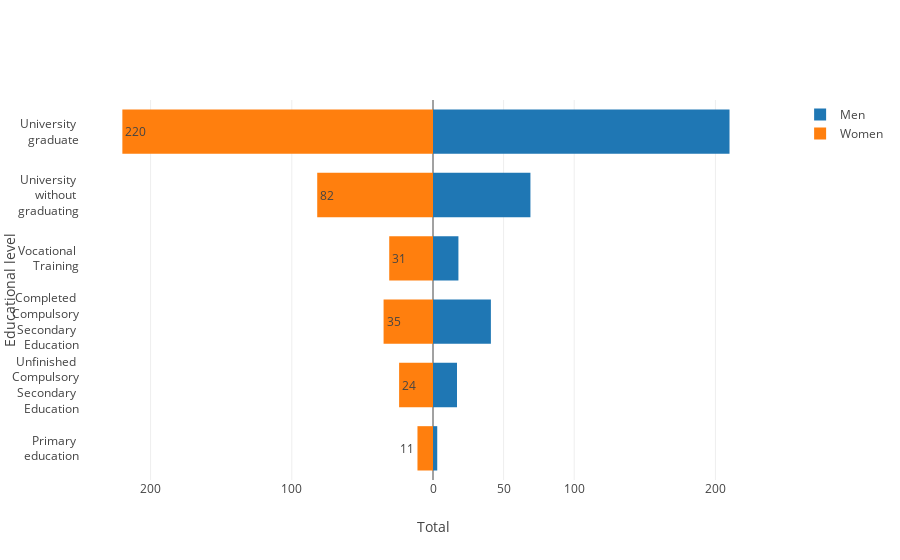

The cell this chart's notebook holds for it:
### Code cell
labels = ['Primary <br>education', 'Unfinished <br>Compulsory<br>Secondary <br>Education', 'Completed <br>Compulsory<br>Secondary <br>Education',
          'Vocational <br>Training', 'University <br>without <br>graduating', 'University <br>graduate']
tickvals = ['0', '1', '2', '3', '4', '5']

layout5 = go.Layout(yaxis=go.layout.YAxis(title='Educational level', ticktext=labels,
                                         tickvals=tickvals,),
                   xaxis=go.layout.XAxis(
                       range=[-250, 250],
                       tickvals=[-200, -100, 50, 0, 50, 100, 200],
                       ticktext=[200, 100, 50, 0, 50, 100, 200],
                       title='Total'),
                   barmode='overlay',
                   bargap=0.3)

data5 = [go.Bar(y=data_complete_en['Educational level'].unique(),
               x=data_complete_en[data_complete_en['Gender']
                                  == 0]['Educational level'].value_counts(),
               orientation='h',
               name='Men',
               hoverinfo='x',
               # marker=dict(color='powderblue')
               ),
        go.Bar(y=data_complete_en['Educational level'].unique(),
               x=-data_complete_en[data_complete_en['Gender']
                                   == 1]['Educational level'].value_counts(),
               orientation='h',
               name='Women',
               text=data_complete_en[data_complete_en['Gender']
                                     == 1]['Educational level'].value_counts(),
               hoverinfo='text',
               # marker=dict(color='seagreen')
               )]

fig5 = go.Figure(data=data5, layout=layout5)
iplot(fig5)
plt.show()

### Figure 1 — Plotly figure (JSON) as saved in the notebook; plotly's stock layout.template omitted (floating-point values rounded to 4 significant figures)
{"data": [{"hoverinfo": "x", "name": "Men", "orientation": "h", "type": "bar", "uid": "4796c9e8-acbd-4546-8679-22abc1accefa", "x": [210, 69, 41, 18, 17, 3], "y": [5, 4, 2, 3, 1, 0]}, {"hoverinfo": "text", "name": "Women", "orientation": "h", "text": [220, 82, 35, 31, 24, 11], "type": "bar", "uid": "0e66227b-8c14-4024-94a6-1e5694ee4309", "x": [-220, -82, -35, -31, -24, -11], "y": [5, 4, 2, 3, 1, 0]}], "layout": {"bargap": 0.3, "barmode": "overlay", "xaxis": {"range": [-250, 250], "ticktext": [200, 100, 50, 0, 50, 100, 200], "tickvals": [-200, -100, 50, 0, 50, 100, 200], "title": {"text": "Total"}}, "yaxis": {"ticktext": ["Primary <br>education", "Unfinished <br>Compulsory<br>Secondary <br>Education", "Completed <br>Compulsory<br>Secondary <br>Education", "Vocational <br>Training", "University <br>without <br>graduating", "University <br>graduate"], "tickvals": ["0", "1", "2", "3", "4", "5"], "title": {"text": "Educational level"}}}}
